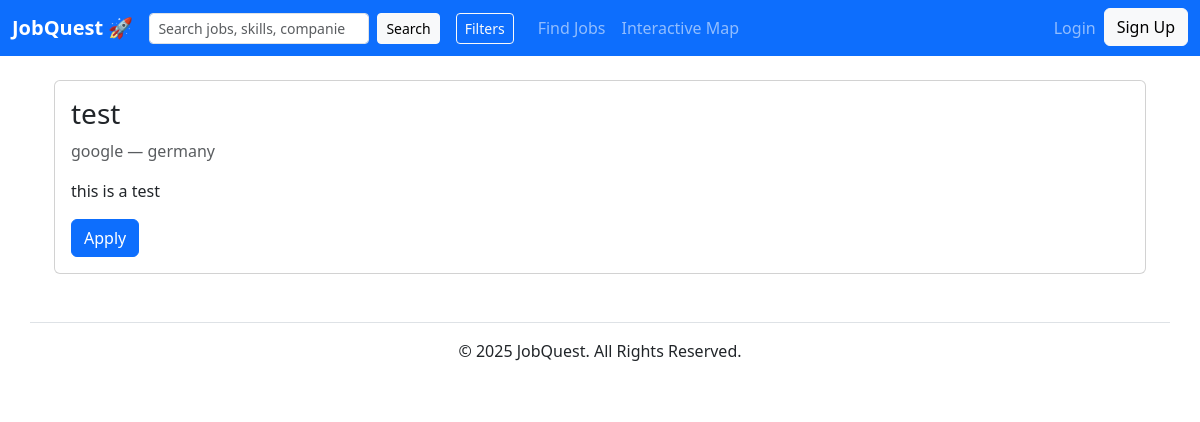
Page /search/1/ on the committed database.
### jobs/models.py (models this page shows, shortened)
class Job(models.Model):
	title = models.CharField(max_length=255)
	company = models.CharField(max_length=255, blank=True)
	location = models.CharField(max_length=255, blank=True)
	description = models.TextField(blank=True)
	posted_at = models.DateTimeField(default=timezone.now)

### jobs/views.py (the view)
# urls.py: path('<int:pk>/', views.job_detail, name='job_detail'),
def job_detail(request, pk):
	job = get_object_or_404(Job, pk=pk)
	return render(request, 'jobs/job_detail.html', {'job': job})

### accounts/context_processors.py (called while the page is built)
def user_profile(request):
    user = getattr(request, 'user', None)
    profile = None
    if user and user.is_authenticated:
        try:
            profile = user.profile
        except Exception:
            profile = None
    return {'user_profile': profile}

### jobs/templates/jobs/job_detail.html
{% extends 'base.html' %}
{% block content %}
<div class="container mt-4">
  <div class="card">
    <div class="card-body">
      <h3>{{ job.title }}</h3>
      <p class="text-muted">{{ job.company }} — {{ job.location }}</p>
      <div class="mb-3">{{ job.description|linebreaks }}</div>
      <a href="{% url 'jobs:apply' job.pk %}" class="btn btn-primary">Apply</a>
    </div>
  </div>
</div>
{% endblock %}

### rows in the picture
Job: title "test", company "google", location "germany", description "this is a test"
